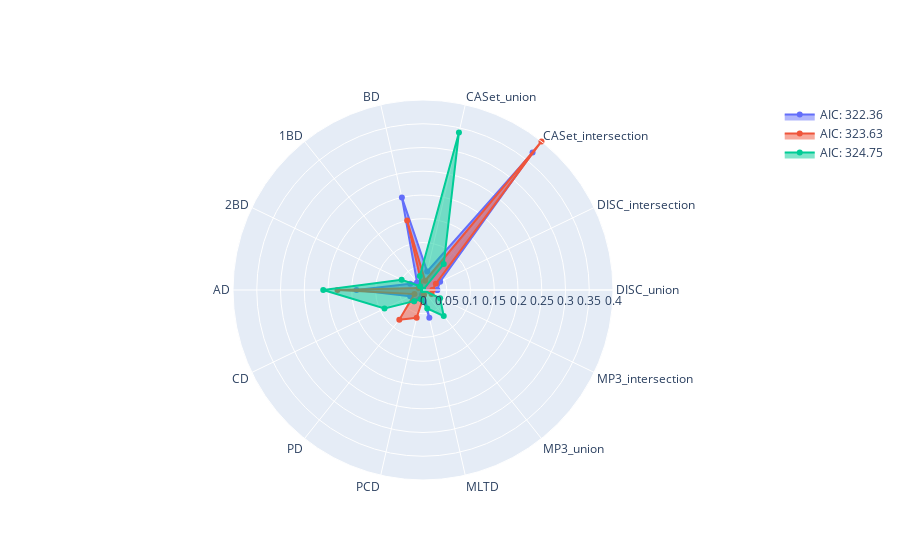

Here is the notebook cell this chart was saved with:
### Code cell
import plotly.graph_objects as go

# Define metrics
metrics = ['DISC_union', 'DISC_intersection', 'CASet_intersection', 'CASet_union', 'BD','1BD', '2BD', 'AD', 'CD', 'PD', 'PCD', 'MLTD', 'MP3_union', 'MP3_intersection']

# Create the radar chart
fig = go.Figure()

# Iterate over each set of weights in lowest_aic_values
for weights, aic in r_lowest_aic_values:
    # Complete the loop for plotting
    weights_circ = weights + weights[:1]

    fig.add_trace(go.Scatterpolar(
        r=weights_circ,
        theta=metrics + [metrics[0]], # complete the loop for the metrics as well
        fill='toself',
        name=f"AIC: {aic:.2f}"
    ))

fig.update_layout(
    polar=dict(
        radialaxis=dict(
            visible=True,
            range=[0, max(weight for weights, _ in r_lowest_aic_values for weight in weights)] # corrected line
        )),
    showlegend=True
)

# Save as an HTML file
fig.write_html("radar_chart.html") 

# Show the plot
fig.show()

### Figure 1 — Plotly figure (JSON) as saved in the notebook; plotly's stock layout.template omitted (floating-point values rounded to 4 significant figures)
{"data": [{"fill": "toself", "name": "AIC: 322.36", "r": [0.03, 0.04, 0.37, 0.04, 0.2, 0.02, 0.03, 0.14, 0.03, 0.03, 0.01, 0.06, 0, 0, 0.03], "theta": ["DISC_union", "DISC_intersection", "CASet_intersection", "CASet_union", "BD", "1BD", "2BD", "AD", "CD", "PD", "PCD", "MLTD", "MP3_union", "MP3_intersection", "DISC_union"], "type": "scatterpolar"}, {"fill": "toself", "name": "AIC: 323.63", "r": [0.02, 0.03, 0.4, 0.02, 0.15, 0, 0.01, 0.18, 0.02, 0.08, 0.06, 0.01, 0, 0.02, 0.02], "theta": ["DISC_union", "DISC_intersection", "CASet_intersection", "CASet_union", "BD", "1BD", "2BD", "AD", "CD", "PD", "PCD", "MLTD", "MP3_union", "MP3_intersection", "DISC_union"], "type": "scatterpolar"}, {"fill": "toself", "name": "AIC: 324.75", "r": [0, 0, 0.07, 0.34, 0.03, 0.01, 0.05, 0.21, 0.09, 0.03, 0.02, 0.04, 0.07, 0.04, 0], "theta": ["DISC_union", "DISC_intersection", "CASet_intersection", "CASet_union", "BD", "1BD", "2BD", "AD", "CD", "PD", "PCD", "MLTD", "MP3_union", "MP3_intersection", "DISC_union"], "type": "scatterpolar"}], "layout": {"polar": {"radialaxis": {"range": [0, 0.4], "visible": true}}, "showlegend": true}}
